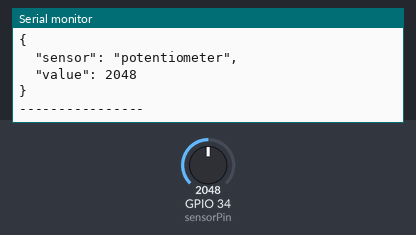
A sketch run on a simulated ESP32. Shown: the last lines printed to the serial monitor. The test bench sets the inputs (shaded band); at power-on: GPIO 34 (sensorPin) = 2048.

Above: at 2.8 s.
2.9 s: GPIO 34 (sensorPin) set to 2866
At 5.2 s:
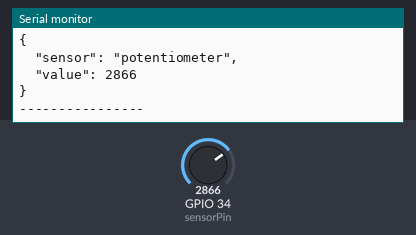
5.6 s: GPIO 34 (sensorPin) set to 3603
At 6.9 s:
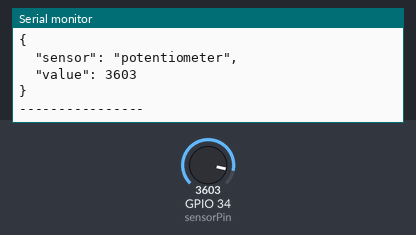
Timing chart, 0 to 8.6 s (numbered marks = the images above; inputs shaded):
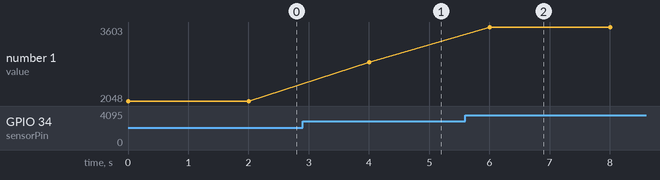

The sketch:

sketch.ino
```cpp
#include <ArduinoJson.h>

const int sensorPin = 34;

void setup() {

  Serial.begin(115200);

}

void loop() {

  int sensorValue = analogRead(sensorPin);

  JsonDocument doc;

  doc["sensor"] = "potentiometer";
  doc["value"] = sensorValue;

  serializeJsonPretty(doc, Serial);

  Serial.println();
  Serial.println("----------------");

  delay(2000);
}
```

Measured:
- after the input at 2.9 s, the serial monitor: prints a new line after 1.1 s (image 1)
- after the input at 5.6 s, the serial monitor: prints a new line after 0.40 s (image 2)
- plotted number 1: 2048 → 2866 after the input at 2.9 s, 2866 → 3603 after the input at 5.6 s
